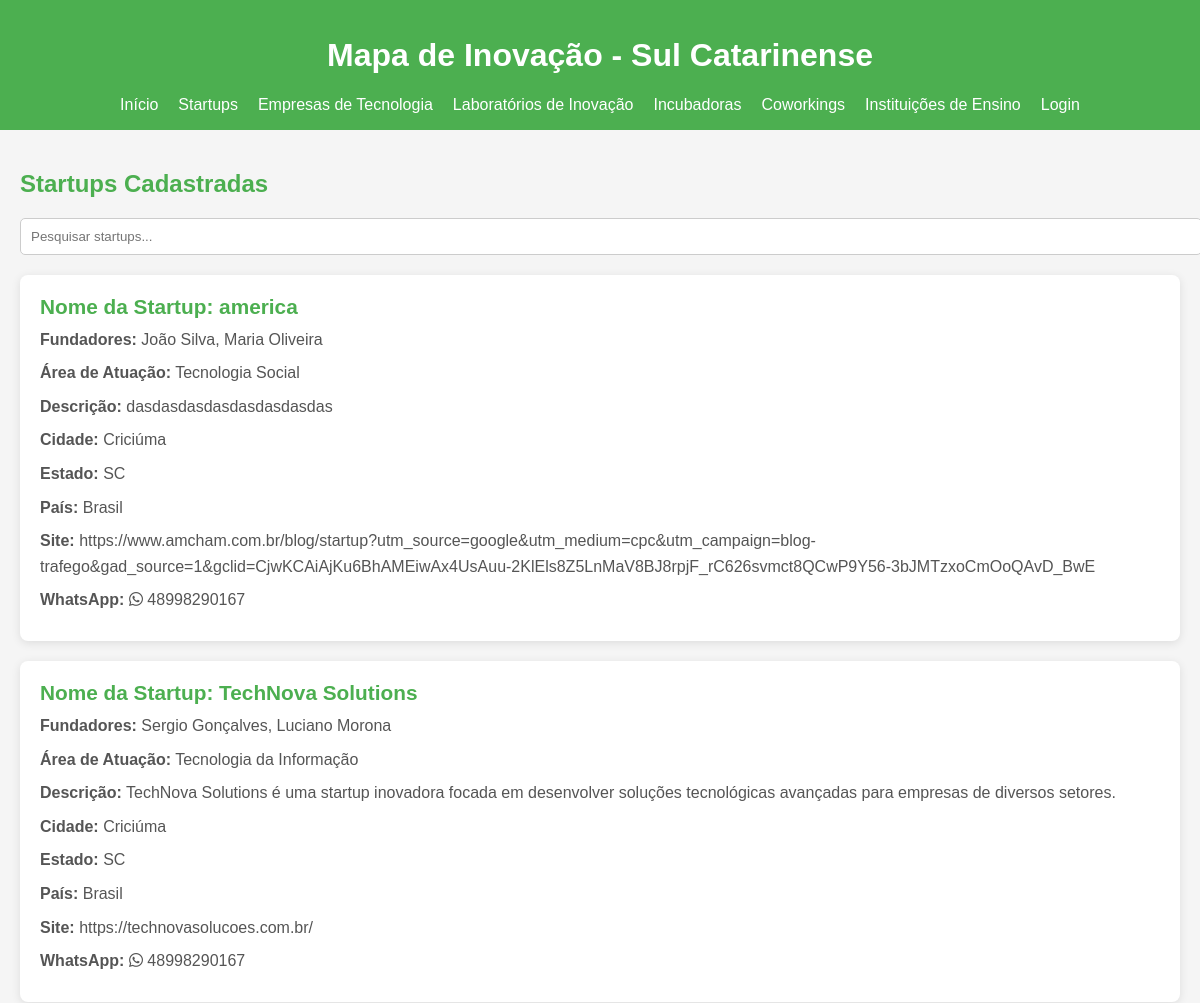
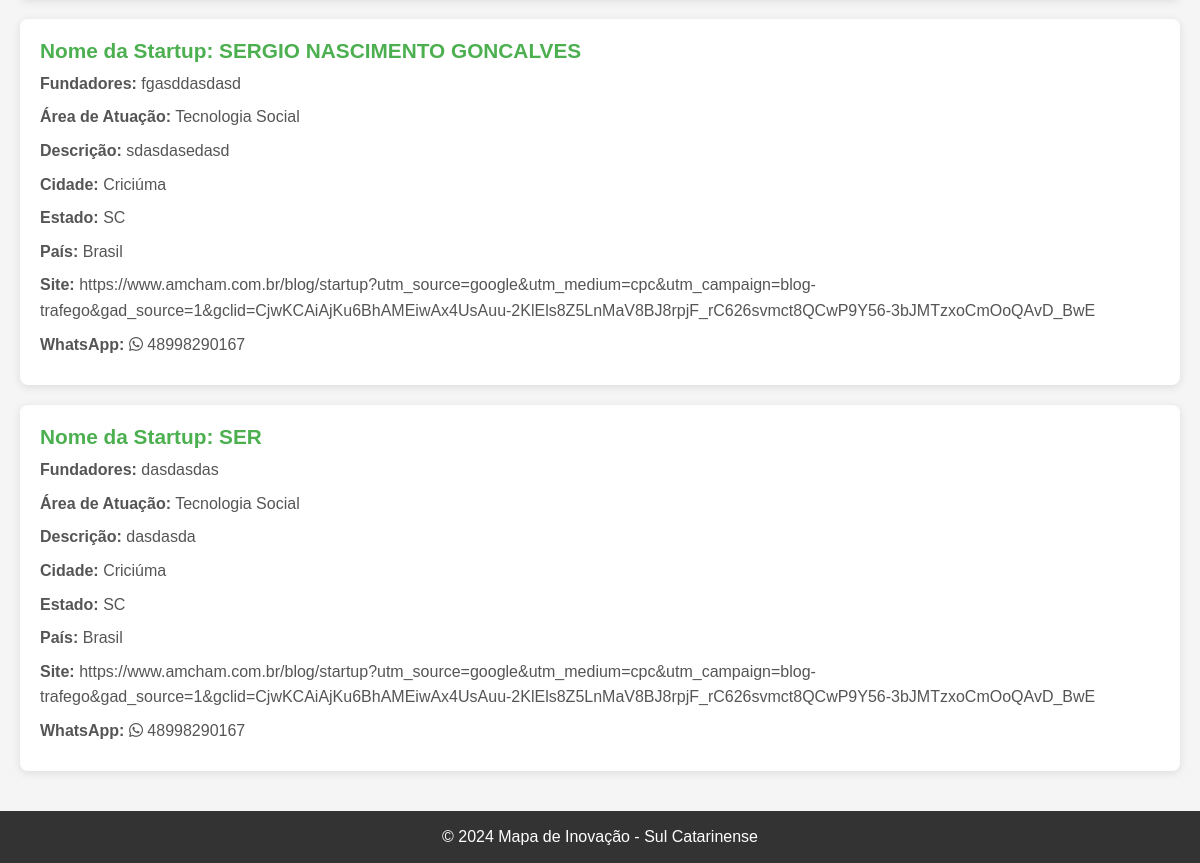
Screenshot of /detalhestartup2.php with the database file from the repository (2 pictures, top to bottom).
### tables this page shows
CREATE TABLE `startups` (
  `id` int(11) NOT NULL,
  `nomeDaStartup` varchar(255) NOT NULL,
  `fundadores` varchar(255) NOT NULL,
  `dataDeFundacao` date NOT NULL,
  `areaDeAtuacao` varchar(255) NOT NULL,
  `descricao` text NOT NULL,
  `endereco` varchar(255) NOT NULL,
  `cep` varchar(8) NOT NULL,
  `cidade` varchar(255) NOT NULL,
  `estado` varchar(255) NOT NULL,
  `pais` varchar(255) NOT NULL,
  `site` varchar(255) DEFAULT NULL,
  `usuario_id` int(11) NOT NULL,
  `email` varchar(255) DEFAULT NULL,
  `whatsapp` varchar(20) DEFAULT NULL,
  `inovacao` text NOT NULL,
  `modelo_negocio` text NOT NULL,
  `mercado_alvo` text NOT NULL
);

### detalhestartup2.php (the view, shortened to what this page needs)
<?php
$host = 'localhost:3307';
$dbname = 'mapa_inovacao';
$user = 'root';
$password = '';
$conn = new mysqli($host, $user, $password, $dbname);
$sql = "SELECT * FROM startups";
$result = $conn->query($sql);
$startups = [];
if ($result->num_rows > 0) {
    while ($row = $result->fetch_assoc()) {
        $startups[] = $row;
    }
}
?>
<!DOCTYPE html>
<html lang="pt-BR">
<head>
    <link rel="stylesheet" href="detalhestartup.css">
    <link href="https://cdnjs.cloudflare.com/ajax/libs/font-awesome/6.0.0-beta3/css/all.min.css" rel="stylesheet">
</head>
<body>
    <header>
        <h1>Mapa de Inovação - Sul Catarinense</h1>
        <nav>
            <ul>
            <li><a href="index.html">Início</a></li>
                <li>
                    <a href="#startups">Startups</a>
                </li>
                <li>
                    <a href="#empresas">Empresas de Tecnologia</a>
                </li>
                <li>
                    <a href="#laboratorios">Laboratórios de Inovação</a>
                </li>
                <li>
                    <a href="#incubadoras">Incubadoras</a>
                </li>
                <li>
                    <a href="#coworkings">Coworkings</a>
                </li>
                <li>
                <a href="#instituicoes">Instituições de Ensino</a>
                    <li><a href="login.php">Login</a></li>
            </li>
            </ul>
        </nav>
    </header>
    <main>
        <section id="startups-cadastradas">
            <h2>Startups Cadastradas</h2>
            <input type="text" id="searchBar" placeholder="Pesquisar startups..." onkeyup="searchStartups()">
            <?php if (empty($startups)): ?>
                <p>Nenhuma startup cadastrada ainda.</p>
            <?php else: ?>
                <?php foreach ($startups as $startup): ?>
                    <div class="registro" data-name="<?php echo htmlspecialchars($startup['nomeDaStartup']); ?>" onclick="window.location.href='infostartup.php?id=<?php echo $startup['id']; ?>'">
                       <h3>Nome da Startup: <?php echo htmlspecialchars($startup['nomeDaStartup']); ?></h3>
                        <p><strong>Fundadores:</strong> <?php echo htmlspecialchars($startup['fundadores']); ?></p>
                        <p><strong>Área de Atuação:</strong> <?php echo htmlspecialchars($startup['areaDeAtuacao']); ?></p>
                        <p><strong>Descrição:</strong> <?php echo nl2br(htmlspecialchars($startup['descricao'])); ?></p>
                        <p><strong>Cidade:</strong> <?php echo htmlspecialchars($startup['cidade']); ?></p>
                        <p><strong>Estado:</strong> <?php echo htmlspecialchars($startup['estado']); ?></p>
                        <p><strong>País:</strong> <?php echo htmlspecialchars($startup['pais']); ?></p>
                        <p><strong>Site:</strong> <a href="<?php echo htmlspecialchars($startup['site']); ?>" target="_blank"><?php echo htmlspecialchars($startup['site']); ?></a></p>
    <p><strong>WhatsApp:</strong>
    <a href="https://wa.me/<?php echo htmlspecialchars($startup['whatsapp']); ?>" target="_blank">
        <i class="fab fa-whatsapp"></i> <?php echo htmlspecialchars($startup['whatsapp']); ?>
    </a>
    </p>
                    </div>
                <?php endforeach; ?>
            <?php endif; ?>
        </section>
    </main>
    <footer>
        <p>&copy; 2024 Mapa de Inovação - Sul Catarinense</p>
    </footer>
</body>
</html>

### detalhestartup.css (style rules this page uses)
body { font-family: Arial, sans-serif; background-color: #f5f5f5; color: #333; margin: 0; padding: 0; display: flex; flex-direction: column; min-height: 100vh; }
header { background-color: #4CAF50; color: white; padding: 1em 0; text-align: center; position: relative; }
nav ul { list-style-type: none; padding: 0; margin: 0; display: flex; justify-content: center; position: relative; }
nav ul li { margin: 0 10px; position: relative; }
nav ul li a { color: white; text-decoration: none; }
main { flex: 1; padding: 20px; }
section { margin-bottom: 20px; }
h1, h2 { color: #4CAF50; }
h1 { color: white; }
footer { background-color: #333; color: white; text-align: center; padding: 1px 0; width: 100%; position: relative; bottom: 0; flex-shrink: 0; }
.registro { background-color: white; border-radius: 8px; padding: 20px; box-shadow: 0 2px 10px rgba(0, 0, 0, 0.1); margin-bottom: 20px; cursor: pointer; transition: transform 0.3s ease, box-shadow 0.3s ease; }
.registro h3 { font-size: 1.3em; color: #4CAF50; margin: 0; }
.registro p { margin: 8px 0; line-height: 1.6; color: #555; }
.registro a { color: #4CAF50; text-decoration: none; }
#searchBar { width: 100%; padding: 10px; margin-bottom: 20px; border: 1px solid #ccc; border-radius: 5px; }
.registro p a { text-decoration: none; color: inherit; }

### rows the page displays
startups: nomeDaStartup "america", fundadores "João Silva, Maria Oliveira", areaDeAtuacao "Tecnologia Social", descricao "dasdasdasdasdasdasdasdas", cidade "Criciúma", estado "SC", pais "Brasil", site "https://www.amcham.com.br/blog/startup?utm_source=google&utm_medium=cpc&utm_campaign=blog-trafego&gad_source=1&gclid=CjwKCAiAjKu6BhAMEiwAx4UsAuu-2KlEls8Z5LnMaV8BJ8rpjF_rC626svmct8QCwP9Y56-3bJMTzxoCmOoQAvD_BwE", whatsapp "48998290167"
startups: nomeDaStartup "TechNova Solutions", fundadores "Sergio Gonçalves, Luciano Morona", areaDeAtuacao "Tecnologia da Informação", descricao "TechNova Solutions é uma startup inovadora focada em desenvolver soluções tecnológicas avançadas para empresas de diversos setores.", cidade "Criciúma", estado "SC", pais "Brasil", site "https://technovasolucoes.com.br/", whatsapp "48998290167"
startups: nomeDaStartup "SERGIO NASCIMENTO GONCALVES", fundadores "fgasddasdasd", areaDeAtuacao "Tecnologia Social", descricao "sdasdasedasd", cidade "Criciúma", estado "SC", pais "Brasil", site "https://www.amcham.com.br/blog/startup?utm_source=google&utm_medium=cpc&utm_campaign=blog-trafego&gad_source=1&gclid=CjwKCAiAjKu6BhAMEiwAx4UsAuu-2KlEls8Z5LnMaV8BJ8rpjF_rC626svmct8QCwP9Y56-3bJMTzxoCmOoQAvD_BwE", whatsapp "48998290167"
startups: nomeDaStartup "SER", fundadores "dasdasdas", areaDeAtuacao "Tecnologia Social", descricao "dasdasda", cidade "Criciúma", estado "SC", pais "Brasil", site "https://www.amcham.com.br/blog/startup?utm_source=google&utm_medium=cpc&utm_campaign=blog-trafego&gad_source=1&gclid=CjwKCAiAjKu6BhAMEiwAx4UsAuu-2KlEls8Z5LnMaV8BJ8rpjF_rC626svmct8QCwP9Y56-3bJMTzxoCmOoQAvD_BwE", whatsapp "48998290167"
